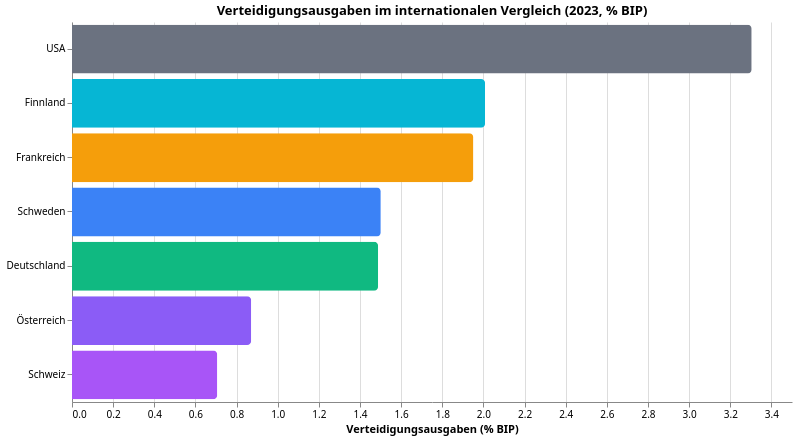

Specify this chart in Vega-Lite:
### Vega-Lite specification from a JSON file in a GitHub repository (floating-point values rounded to 4 significant figures)
{"$schema": "https://vega.github.io/schema/vega-lite/v5.json", "config": {"font": "Switzer, system-ui, sans-serif", "view": {"stroke": "transparent"}}, "data": {"values": [{"BIP-Anteil %": 3.304, "Land": "USA"}, {"BIP-Anteil %": 2.008, "Land": "Finnland"}, {"BIP-Anteil %": 1.951, "Land": "Frankreich"}, {"BIP-Anteil %": 1.501, "Land": "Schweden"}, {"BIP-Anteil %": 1.488, "Land": "Deutschland"}, {"BIP-Anteil %": 0.871, "Land": "Österreich"}, {"BIP-Anteil %": 0.706, "Land": "Schweiz"}]}, "encoding": {"color": {"field": "Land", "legend": null, "scale": {"domain": ["Schweiz", "Österreich", "Schweden", "Finnland", "Deutschland", "Frankreich", "Israel", "USA"], "range": ["#a855f7", "#8b5cf6", "#3b82f6", "#06b6d4", "#10b981", "#f59e0b", "#ef4444", "#6b7280"]}, "type": "nominal"}, "x": {"field": "BIP-Anteil %", "title": "Verteidigungsausgaben (% BIP)", "type": "quantitative"}, "y": {"field": "Land", "sort": "-x", "title": null, "type": "nominal"}}, "height": 380, "mark": {"cornerRadiusEnd": 4, "type": "bar"}, "title": "Verteidigungsausgaben im internationalen Vergleich (2023, % BIP)", "width": 720}
